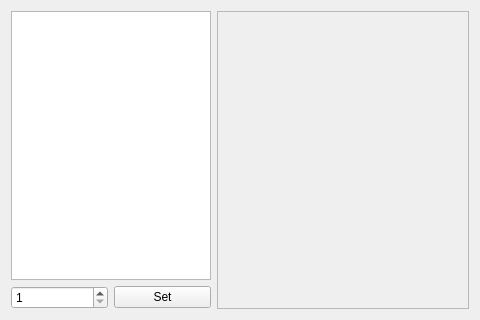
<?xml version="1.0" encoding="UTF-8"?>
<ui version="4.0">
 <class>DatabaseListPage</class>
 <widget class="QWidget" name="DatabaseListPage">
  <property name="geometry">
   <rect>
    <x>0</x>
    <y>0</y>
    <width>480</width>
    <height>320</height>
   </rect>
  </property>
  <property name="minimumSize">
   <size>
    <width>480</width>
    <height>320</height>
   </size>
  </property>
  <property name="windowTitle">
   <string>Form</string>
  </property>
  <layout class="QHBoxLayout" name="horizontalLayout">
   <item>
    <layout class="QVBoxLayout" name="verticalLayout">
     <item>
      <widget class="QListView" name="listView">
       <property name="sizePolicy">
        <sizepolicy hsizetype="Preferred" vsizetype="Expanding">
         <horstretch>0</horstretch>
         <verstretch>0</verstretch>
        </sizepolicy>
       </property>
       <property name="maximumSize">
        <size>
         <width>200</width>
         <height>16777215</height>
        </size>
       </property>
      </widget>
     </item>
     <item>
      <layout class="QHBoxLayout" name="horizontalLayout_2">
       <item>
        <widget class="QSpinBox" name="spinBox">
         <property name="sizePolicy">
          <sizepolicy hsizetype="Preferred" vsizetype="Fixed">
           <horstretch>0</horstretch>
           <verstretch>0</verstretch>
          </sizepolicy>
         </property>
         <property name="minimumSize">
          <size>
           <width>72</width>
           <height>0</height>
          </size>
         </property>
         <property name="minimum">
          <number>1</number>
         </property>
         <property name="maximum">
          <number>9999</number>
         </property>
        </widget>
       </item>
       <item>
        <widget class="QPushButton" name="pushButton">
         <property name="text">
          <string>Set</string>
         </property>
        </widget>
       </item>
      </layout>
     </item>
    </layout>
   </item>
   <item>
    <widget class="QFrame" name="frame">
     <property name="sizePolicy">
      <sizepolicy hsizetype="Expanding" vsizetype="Preferred">
       <horstretch>0</horstretch>
       <verstretch>0</verstretch>
      </sizepolicy>
     </property>
     <property name="frameShape">
      <enum>QFrame::StyledPanel</enum>
     </property>
     <property name="frameShadow">
      <enum>QFrame::Raised</enum>
     </property>
    </widget>
   </item>
  </layout>
 </widget>
 <resources/>
 <connections/>
</ui>
